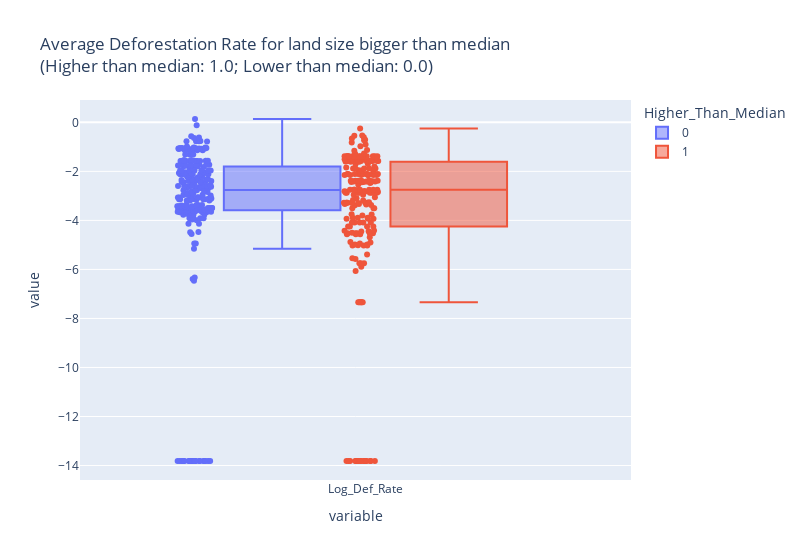

Notebook code for this chart:
### Code cell
fig_box = px.box(merged_df,                                           # Specify data frame
                 y=["Log_Def_Rate"],                       # Select posrecip and negrecip variables
                 points="all",                                     # Include all observations as data points
                 color = 'Higher_Than_Median',                                # Color (and group by) column "Cluster"
                 labels = {"Cluster": "Altruism"},                 # Rename "Cluster" as "Altruism" in our legend
                 title = """Average Deforestation Rate for land size bigger than median 
                 <br>(Higher than median: 1.0; Lower than median: 0.0)""")       # Always add a title!
fig_box.update_layout(autosize=False, width = 800)                # Specify width (by default, full notebook cell)
fig_box

### Figure 1 — Plotly figure (JSON) as saved in the notebook; plotly's stock layout.template omitted (floating-point values rounded to 4 significant figures; data arrays with more than 128 entries replaced by an {"elided": "..."} marker saying what was removed)
{"data": [{"alignmentgroup": "True", "boxpoints": "all", "hovertemplate": "Higher_Than_Median=0<br>variable=%{x}<br>value=%{y}<extra></extra>", "legendgroup": "0", "marker": {"color": "#636efa"}, "name": "0", "notched": false, "offsetgroup": "0", "orientation": "v", "showlegend": true, "type": "box", "x": {"elided": "252 str values"}, "x0": " ", "xaxis": "x", "y": {"elided": "252 float values"}, "y0": " ", "yaxis": "y"}, {"alignmentgroup": "True", "boxpoints": "all", "hovertemplate": "Higher_Than_Median=1<br>variable=%{x}<br>value=%{y}<extra></extra>", "legendgroup": "1", "marker": {"color": "#EF553B"}, "name": "1", "notched": false, "offsetgroup": "1", "orientation": "v", "showlegend": true, "type": "box", "x": {"elided": "230 str values"}, "x0": " ", "xaxis": "x", "y": {"elided": "230 float values"}, "y0": " ", "yaxis": "y"}], "layout": {"autosize": false, "boxmode": "group", "legend": {"title": {"text": "Higher_Than_Median"}, "tracegroupgap": 0}, "title": {"text": "Average Deforestation Rate for land size bigger than median \n                 <br>(Higher than median: 1.0; Lower than median: 0.0)"}, "width": 800, "xaxis": {"anchor": "y", "domain": [0, 1], "title": {"text": "variable"}}, "yaxis": {"anchor": "x", "domain": [0, 1], "title": {"text": "value"}}}}
